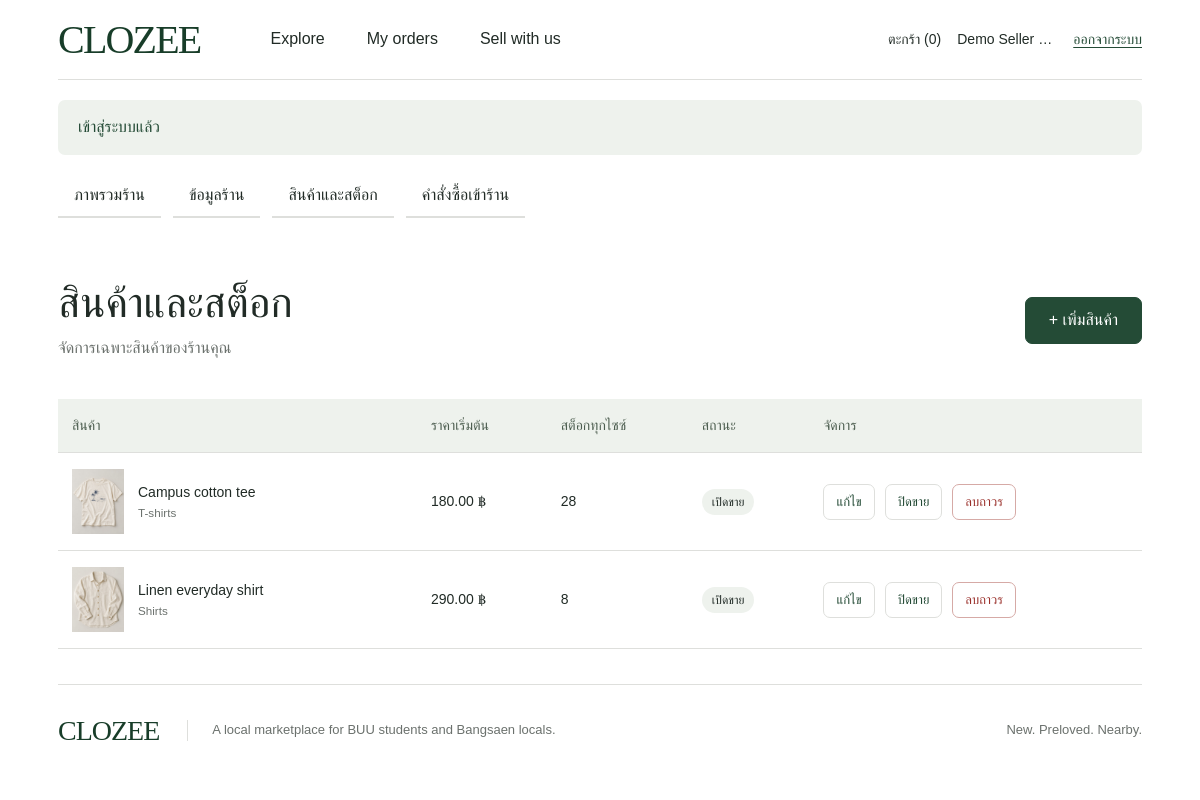
/seller/products.php (signed in), run on the app's committed database.
### tables this page shows
CREATE TABLE products (
    product_id BIGINT UNSIGNED NOT NULL AUTO_INCREMENT,
    shop_id BIGINT UNSIGNED NOT NULL,
    product_name VARCHAR(180) NOT NULL,
    description TEXT NULL,
    category VARCHAR(80) NULL,
    condition_type ENUM('new','secondhand') NOT NULL,
    image_path VARCHAR(255) NULL,
    is_active TINYINT(1) NOT NULL DEFAULT 1,
    created_at TIMESTAMP NOT NULL DEFAULT CURRENT_TIMESTAMP,
    updated_at TIMESTAMP NOT NULL DEFAULT CURRENT_TIMESTAMP ON UPDATE CURRENT_TIMESTAMP,
    PRIMARY KEY (product_id),
    KEY idx_products_shop (shop_id),
    KEY idx_products_condition_active (condition_type, is_active),
    CONSTRAINT fk_products_shop FOREIGN KEY (shop_id)
      REFERENCES shops(shop_id) ON UPDATE CASCADE ON DELETE RESTRICT
);

### public/seller/products.php (called while the page is built)
<?php require __DIR__.'/../../app/bootstrap.php';$sellerMode='products';require ROOT.'/app/pages/seller.php';

### app/config/example.php (called while the page is built)
<?php
return [
    'db_host' => '127.0.0.1',
    'db_port' => 3306,
    'db_name' => 'clozee',
    'db_user' => 'clozee',
    'db_pass' => '',
    'base_path' => '',
    'secure_cookies' => true,
    'delivery_fee' => '30.00',
];

### app/bootstrap.php (called while the page is built, shortened)
<?php
function config(): array
{
    static $values;
    if (is_array($values)) return $values;
    $values = require __DIR__ . '/config/example.php';
    $values['base_path'] = rtrim((string)$values['base_path'], '/');
    return $values;
}
require __DIR__ . '/config/db.php';
require __DIR__ . '/validation.php';
require __DIR__ . '/auth/session.php';
require __DIR__ . '/services/ShopService.php';
function url(string $path = ''): string { return config()['base_path'] . '/' . ltrim($path, '/'); }
function h(mixed $value): string { return htmlspecialchars((string)$value, ENT_QUOTES | ENT_SUBSTITUTE, 'UTF-8'); }

### app/auth/session.php (called while the page is built, shortened)
<?php
function user(): ?array { return $_SESSION['user'] ?? null; }
function require_user(): array { if (!user()) redirect('login.php'); return user(); }

### app/config/db.php (called while the page is built, shortened)
<?php
function db(): PDO
{
    static $pdo;
    if ($pdo instanceof PDO) return $pdo;
    $c = config();
    $pdo = new PDO(
        sprintf('mysql:host=%s;port=%d;dbname=%s;charset=utf8mb4', $c['db_host'], $c['db_port'], $c['db_name']),
        $c['db_user'], $c['db_pass'],
        [PDO::ATTR_ERRMODE => PDO::ERRMODE_EXCEPTION, PDO::ATTR_DEFAULT_FETCH_MODE => PDO::FETCH_ASSOC,
         PDO::ATTR_EMULATE_PREPARES => false, PDO::ATTR_STRINGIFY_FETCHES => false]
    );
    $pdo->exec("SET time_zone = '+00:00'");
    return $pdo;
}
function query(string $sql, array $params = []): PDOStatement
{
    $statement = db()->prepare($sql);
    $statement->execute($params);
    return $statement;
}

### app/services/ShopService.php (called while the page is built, shortened)
<?php
function own_shop(int $userId, bool $lock = false): ?array {
    return query('SELECT * FROM shops WHERE owner_user_id=?' . ($lock?' FOR UPDATE':''),[$userId])->fetch() ?: null;
}

### app/validation.php (called while the page is built, shortened)
<?php
function cents(mixed $value): int {
    if (!preg_match('/^(0|[1-9][0-9]{0,6})(?:\.([0-9]{1,2}))?$/D', (string)$value, $m)) throw new ValidationException('ราคาต้องไม่ติดลบและมีทศนิยมไม่เกิน 2 หลัก');
    return (int)$m[1]*100 + (int)str_pad($m[2]??'', 2, '0');
}
function money(mixed $decimal): string { return number_format(cents((string)$decimal)/100, 2) . ' ฿'; }

### app/pages/seller.php (the view, shortened to what this page needs)
<?php
$actor=(int)require_user()['user_id'];$shop=own_shop($actor);$error='';$mode=$sellerMode??'dashboard';$title='จัดการร้าน';
require ROOT.'/app/templates/header.php';require ROOT.'/app/templates/seller-nav.php';
if($error): ?><div class="error" role="alert"><?=h($error)?></div><?php endif;
if($mode==='dashboard'): ?>
<section class="page-heading"><div><h1>Your local shop.</h1><p class="muted">พื้นที่เล็ก ๆ สำหรับเสื้อผ้าที่คุณอยากส่งต่อ</p></div><a class="button" href="<?=h(url($shop?'seller/product-edit.php':'seller/shop.php'))?>"><?=$shop?'+ เพิ่มสินค้า':'เปิดร้านของคุณ'?></a></section>
<?php if($shop): ?><section class="panel"><h2><?=h($shop['shop_name'])?></h2><p><?=h($shop['pickup_location'])?></p><p class="muted"><?=(int)$shop['is_active']?'ร้านเปิดขาย':'ร้านปิดขายชั่วคราว'?></p><div class="actions"><a class="button secondary" href="<?=h(url('seller/products.php'))?>">จัดการสินค้า</a><a class="button secondary" href="<?=h(url('seller/orders.php'))?>">ดูคำสั่งซื้อ</a><a class="underlined" href="<?=h(url('shop.php?id='.$shop['shop_id']))?>">ดูหน้าร้าน</a></div></section><?php else: ?><div class="empty"><h2>เริ่มต้นร้านของคุณบน CLOZEE</h2><p>หนึ่งบัญชีซื้อสินค้าและเปิดร้านได้หนึ่งร้าน</p></div><?php endif;
elseif($mode==='products'): ?>
<section class="page-heading"><div><h1>สินค้าและสต็อก</h1><p class="muted">จัดการเฉพาะสินค้าของร้านคุณ</p></div><a class="button" href="<?=h(url('seller/product-edit.php'))?>">+ เพิ่มสินค้า</a></section>
<?php if(!$shop): ?><div class="empty"><p>กรุณาสร้างร้านก่อน</p><a class="button" href="<?=h(url('seller/shop.php'))?>">สร้างร้าน</a></div><?php else:
$rows=query('SELECT p.*,MIN(v.price) AS min_price,SUM(v.stock_quantity) AS stock FROM products p LEFT JOIN product_variants v ON v.product_id=p.product_id WHERE p.shop_id=? GROUP BY p.product_id ORDER BY p.product_id DESC',[$shop['shop_id']])->fetchAll(); ?>
<div class="table-wrap"><table><thead><tr><th>สินค้า</th><th>ราคาเริ่มต้น</th><th>สต็อกทุกไซซ์</th><th>สถานะ</th><th>จัดการ</th></tr></thead><tbody><?php foreach($rows as $row): ?><tr><td><div class="table-product"><img src="<?=h(url('assets/images/'.(in_array($row['image_path'],IMAGES,true)?$row['image_path']:'linen.jpg')))?>" alt=""><div><?=h($row['product_name'])?><small><?=h($row['category'])?></small></div></div></td><td><?=money($row['min_price']??'0.00')?></td><td><?=(int)$row['stock']?></td><td><span class="status"><?=(int)$row['is_active']?'เปิดขาย':'ปิดขาย'?></span></td><td><div class="actions"><a class="button secondary" href="<?=h(url('seller/product-edit.php?id='.$row['product_id']))?>">แก้ไข</a><form method="post"><?=csrf_field()?><input type="hidden" name="product_id" value="<?=$row['product_id']?>"><input type="hidden" name="action" value="deactivate"><button class="button secondary" type="submit">ปิดขาย</button></form><form method="post" data-confirm="ลบสินค้าถาวร? ทำได้เฉพาะสินค้าที่ยังไม่มีประวัติคำสั่งซื้อ"><?=csrf_field()?><input type="hidden" name="product_id" value="<?=$row['product_id']?>"><input type="hidden" name="action" value="delete"><button class="button danger" type="submit">ลบถาวร</button></form></div></td></tr><?php endforeach; ?></tbody></table></div><?php if(!$rows): ?><p class="empty">ยังไม่มีสินค้า เริ่มเพิ่มเสื้อผ้าชิ้นแรกของคุณ</p><?php endif;endif; ?>
<?php endif;require ROOT.'/app/templates/footer.php'; ?>

### public/assets/css/app.css (style rules this page uses)
:root { --ink:#212b26;--green:#244b36;--sage:#eef2ed;--lime:#dbe8ac;--line:#dedfdc;--muted:#6b716d;--danger:#9a302b;--radius:7px;font-family:Arial,"Tahoma",sans-serif;color:var(--ink);background:#fff;font-size:16px;line-height:1.55 }
* { box-sizing:border-box }
body { margin:0 }
a { color:inherit;text-decoration:none }
button,input,select,textarea { font:inherit }
button,a,input,select,textarea { -webkit-tap-highlight-color:transparent }
button,a { touch-action:manipulation }
button { cursor:pointer }
img { display:block;max-width:100% }
.button,button.button { display:inline-flex;align-items:center;justify-content:center;border:1px solid var(--green);background:var(--green);color:#fff;min-height:46px;padding:10px 23px;border-radius:var(--radius);font-weight:500;white-space:nowrap;text-align:center }
.button.secondary { background:#fff;color:var(--green);border-color:var(--line) }
.button.danger { color:var(--danger);background:#fff;border-color:#d6aaa6 }
.muted,.field-help { color:var(--muted) }
h1,h2,h3,p { overflow-wrap:anywhere }
.page-heading { display:flex;align-items:center;justify-content:space-between;gap:25px;padding:30px 0 }
.page-heading h1 { font:42px/1.2 Georgia,"Tahoma",serif;margin:5px 0 }
.page-heading p { margin:8px 0 }
.table-wrap { overflow-x:auto;width:100% }
table { border-collapse:collapse;width:100%;font-size:14px;text-align:left }
th,td { padding:16px 14px;border-bottom:1px solid var(--line);vertical-align:middle }
th { font-weight:500;background:var(--sage);color:#4d5e50;white-space:nowrap }
td small { display:block;color:var(--muted) }
.table-product { display:flex;align-items:center;gap:14px;min-width:210px }
.table-product img { width:52px;height:65px;object-fit:cover }
.actions { display:flex;gap:10px;align-items:center;flex-wrap:wrap }
.actions form { display:inline;margin:0 }
.actions .button { font-size:13px;min-height:36px;padding:6px 12px }
.status { display:inline-block;font-size:12px;padding:4px 10px;border-radius:20px;background:var(--sage);white-space:nowrap }

### data on the page
products: image_path (picture), product_name "Campus cotton tee", category "T-shirts", min_price "180.00 ฿", stock "28", is_active "เปิดขาย"
products: image_path (picture), product_name "Linen everyday shirt", category "Shirts", min_price "290.00 ฿", stock "8", is_active "เปิดขาย"

### other printed values
$cartCount "0"
$currentUser['full_name'] "Demo Seller…"
$_SESSION['flash'] "เข้าสู่ระบบแล้ว"
